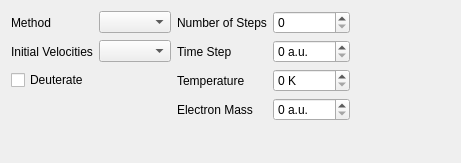
<?xml version="1.0" encoding="UTF-8"?>
<ui version="4.0">
 <class>AimdTab</class>
 <widget class="QWidget" name="AimdTab">
  <property name="geometry">
   <rect>
    <x>0</x>
    <y>0</y>
    <width>461</width>
    <height>163</height>
   </rect>
  </property>
  <property name="windowTitle">
   <string>Form</string>
  </property>
  <layout class="QVBoxLayout" name="verticalLayout">
   <item>
    <layout class="QGridLayout" name="_4">
     <item row="2" column="0">
      <widget class="QCheckBox" name="deuterate">
       <property name="text">
        <string>Deuterate</string>
       </property>
      </widget>
     </item>
     <item row="1" column="1">
      <widget class="QComboBox" name="aimd_initial_velocities"/>
     </item>
     <item row="0" column="3">
      <widget class="QSpinBox" name="aimd_steps"/>
     </item>
     <item row="1" column="3">
      <widget class="QSpinBox" name="aimd_time_step">
       <property name="suffix">
        <string> a.u.</string>
       </property>
      </widget>
     </item>
     <item row="3" column="2">
      <widget class="QLabel" name="label_82">
       <property name="text">
        <string>Electron Mass</string>
       </property>
      </widget>
     </item>
     <item row="1" column="2">
      <widget class="QLabel" name="label_61">
       <property name="text">
        <string>Time Step</string>
       </property>
      </widget>
     </item>
     <item row="3" column="3">
      <widget class="QSpinBox" name="aimd_fictitious_mass">
       <property name="suffix">
        <string> a.u.</string>
       </property>
       <property name="maximum">
        <number>9999</number>
       </property>
      </widget>
     </item>
     <item row="1" column="0">
      <widget class="QLabel" name="label_83">
       <property name="text">
        <string>Initial Velocities</string>
       </property>
      </widget>
     </item>
     <item row="0" column="1">
      <widget class="QComboBox" name="aimd_method"/>
     </item>
     <item row="2" column="3">
      <widget class="QSpinBox" name="aimd_temp">
       <property name="suffix">
        <string> K</string>
       </property>
       <property name="maximum">
        <number>9999</number>
       </property>
      </widget>
     </item>
     <item row="0" column="0">
      <widget class="QLabel" name="label_84">
       <property name="text">
        <string>Method</string>
       </property>
      </widget>
     </item>
     <item row="0" column="2">
      <widget class="QLabel" name="label_86">
       <property name="text">
        <string>Number of Steps</string>
       </property>
      </widget>
     </item>
     <item row="2" column="2">
      <widget class="QLabel" name="label_87">
       <property name="text">
        <string>Temperature</string>
       </property>
      </widget>
     </item>
     <item row="0" column="4">
      <spacer name="horizontalSpacer_18">
       <property name="orientation">
        <enum>Qt::Horizontal</enum>
       </property>
       <property name="sizeHint" stdset="0">
        <size>
         <width>40</width>
         <height>20</height>
        </size>
       </property>
      </spacer>
     </item>
    </layout>
   </item>
   <item>
    <spacer name="verticalSpacer">
     <property name="orientation">
      <enum>Qt::Vertical</enum>
     </property>
     <property name="sizeHint" stdset="0">
      <size>
       <width>17</width>
       <height>0</height>
      </size>
     </property>
    </spacer>
   </item>
  </layout>
 </widget>
 <resources/>
 <connections/>
</ui>
